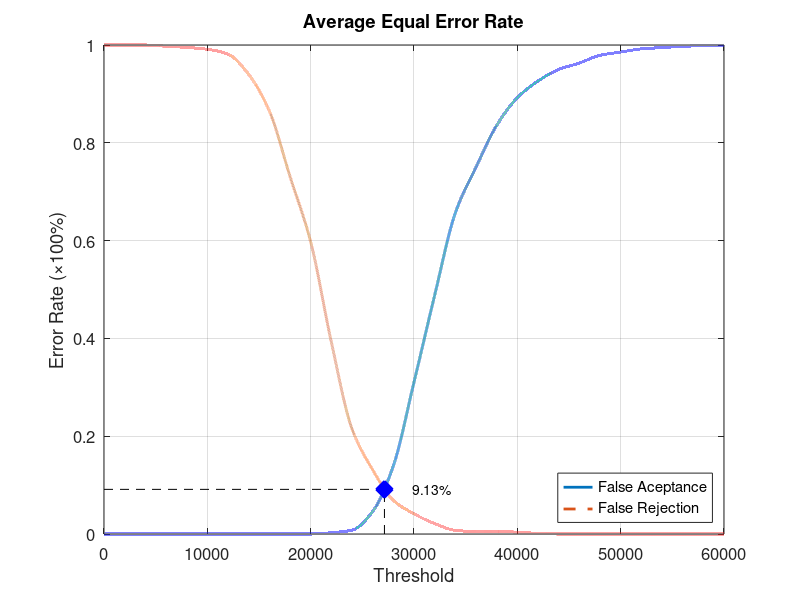
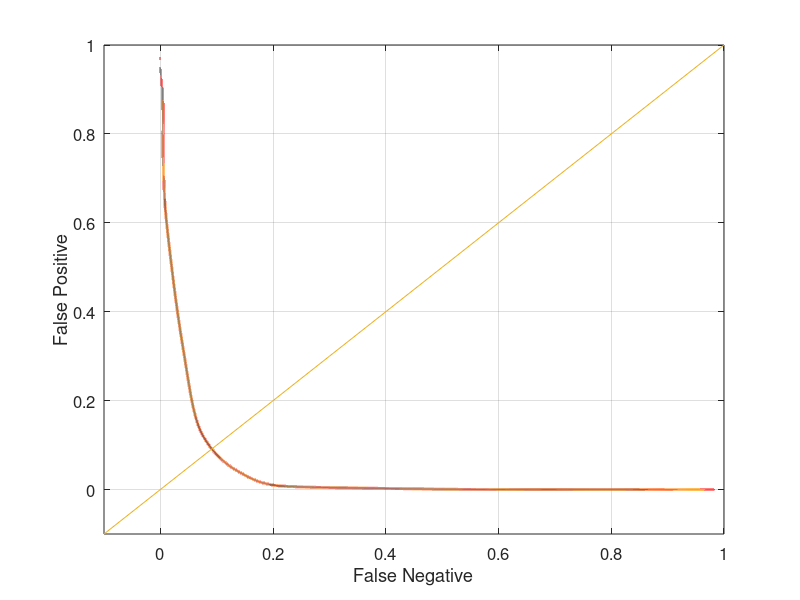

The MATLAB source for these figures, in order:
function yEER = Experiment4Average
close all;
clear;
clc;
x = 0:2000:60000;
xq = 0:0.5:60000;

y0 = [0 0 0 0 0 0 0 0 0 0 0 0.00263158 0.00789474 0.0460526 0.139474 0.310526 0.488158 0.656579 0.75 0.835526 0.892105 0.926316 0.95 0.963158 0.978947 0.985526 0.992105 0.994737 0.997368 0.998684 1];
yy0 = interp1(x, y0, xq, 'pchip');
y1 = [1 1 1 0.9975 0.995 0.99125 0.98125 0.94 0.865 0.73125 0.5975 0.3925 0.215 0.13125 0.06875 0.04125 0.02125 0.0075 0.005 0.005 0.00375 0.00125 0 0 0 0 0 0 0 0 0];
yy1 = interp1(x, y1, xq, 'pchip');

% Calculating EER: 
y2 = abs(y0 - y1);
find(y2 == min(y2))
yy2 = abs(yy0 - yy1);
xEER = find(yy2 == min(yy2));
xEERIndex = xq(xEER) % X-axis EER
yEER = yy0(xEER) % Y-axis EER

main = figure
plot(xq, yy0,'-','LineWidth', 2);	hold on
plot(xq, yy1,'--','LineWidth', 2);	hold on
plot([xEERIndex xEERIndex], [0 yEER], 'k--');	hold on
plot([0 xEERIndex], [yEER yEER], 'k--');	hold on
plot(xEERIndex, yEER, 'bx', 'LineWidth', 10);	hold on
text(xEERIndex + 10 * xEERIndex / 100, yEER, [num2str(round((10000 * yEER)) / 100) '%'])
legend('False Aceptance', 'False Rejection', 'Location', 'SouthEast')
xlabel('Threshold')
ylabel('Error Rate (\times100%)')
title('Average Equal Error Rate')
set(gca, 'FontSize', 12)
axis([0 60000 0 1])
grid on

print(main, 'Experiment4AverageMain', '-dpng');
FNRxFPR = figure('Color', [1 1 1]);
plot(yy1, yy0, '-', yy1, yy0, 'LineWidth', 2);
hold on
y = -0.1:0.1:1
plot(y, y); 
set(gca, 'FontSize', 12)
xlabel('False Negative')
ylabel('False Positive')
axis([-0.1 1 -0.1 1])
set(gca, 'FontSize', 12)
grid on

print(FNRxFPR, 'Experiment4AverageFNRxFPR','-dpng');
end
